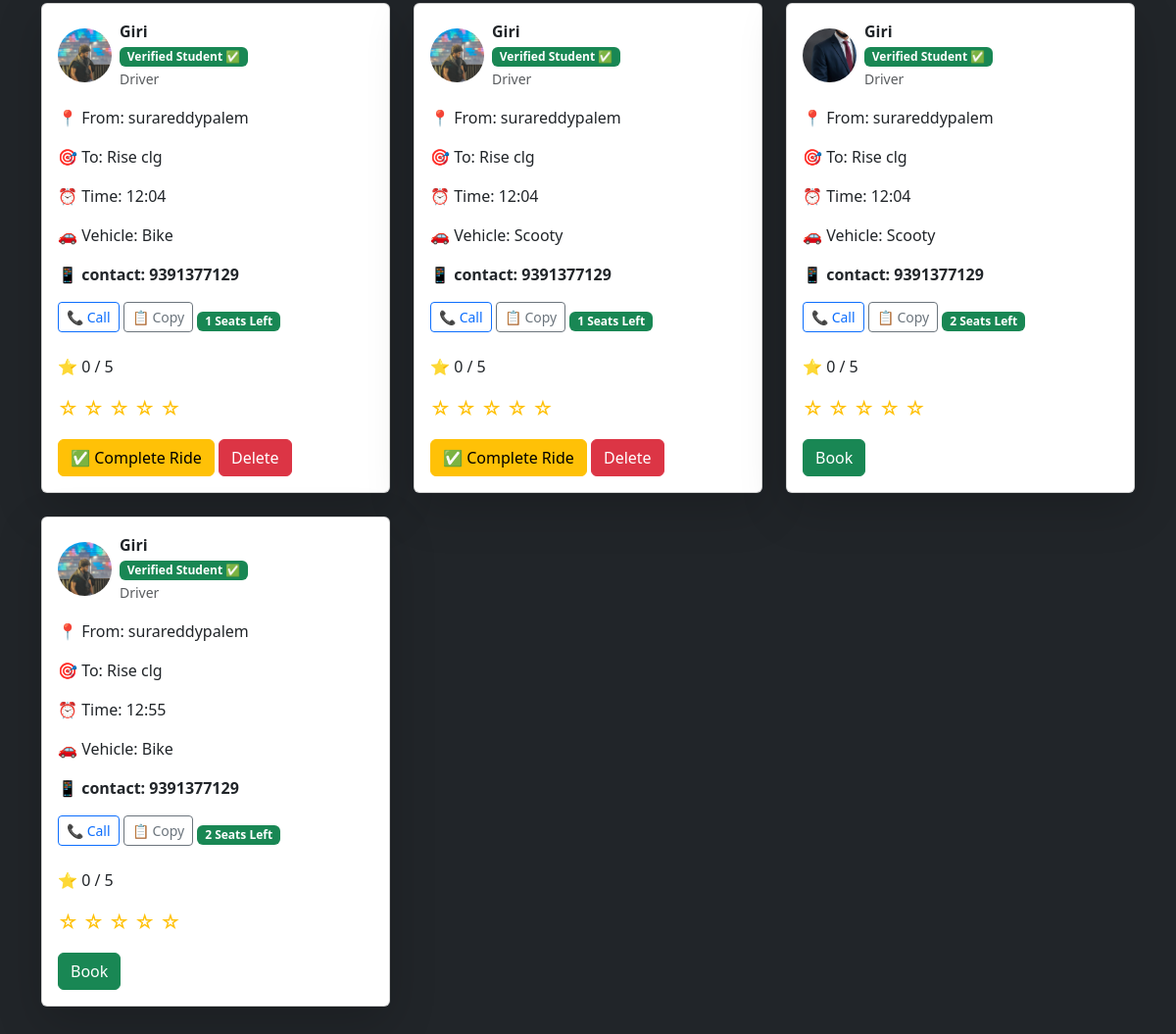
Page / (signed in, lower part) on the earlier database version.
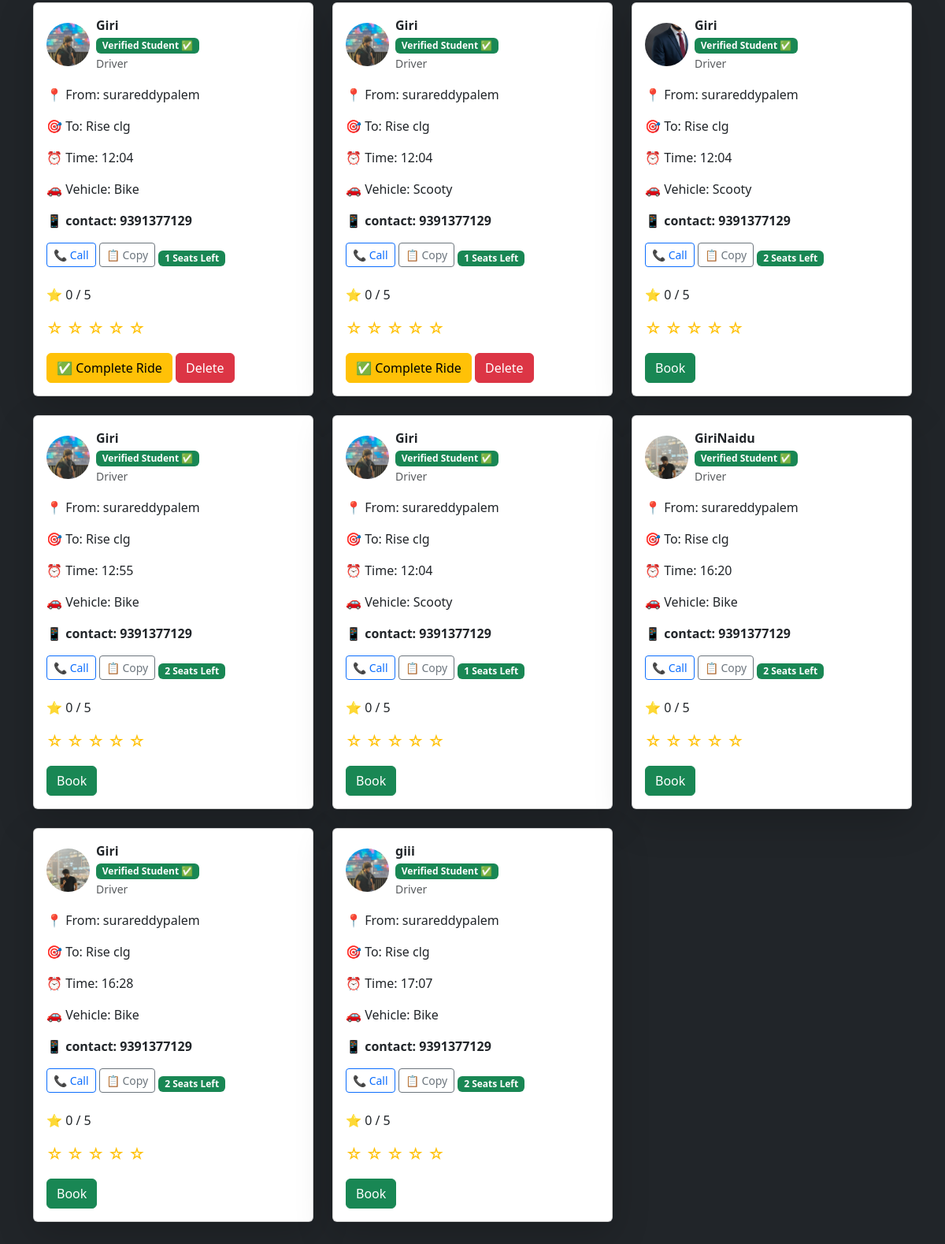
Same page on the later database version.
### tables this page shows
CREATE TABLE rides (
    id INTEGER PRIMARY KEY AUTOINCREMENT,
    username TEXT,
    name TEXT,
    from_location TEXT,
    destination TEXT,
    seats INTEGER,
    time TEXT,
    vehicle TEXT,
    phone TEXT,
    rating INTEGER DEFAULT 0,
    completed INTEGER DEFAULT 0
);

CREATE TABLE users (
    id INTEGER PRIMARY KEY AUTOINCREMENT,
    username TEXT,
    password TEXT,
    image TEXT,
    college_id TEXT,
    email TEXT
);

### app.py (the view, shortened to what this page needs)
@app.route("/", methods=["GET", "POST"])
def home():
    if "user" not in session:
        return redirect("/login")
    conn = connect_db()
    cursor = conn.cursor()
    search = request.args.get("search")
    if search:
        cursor.execute("""
            SELECT rides.id,
                   rides.username,
                   rides.name,
                   rides.from_location,
                   rides.destination,
                   rides.seats,
                   rides.time,
                   rides.vehicle,
                   rides.phone,
                   rides.rating,
                   users.image,
                   users.college_id
            FROM rides
            JOIN users ON rides.username = users.username
            WHERE rides.destination LIKE ?
            AND rides.seats > 0
            AND rides.completed = 0
        """, ('%' + search + '%',))
    else:
        cursor.execute("""
            SELECT rides.id,
                   rides.username,
                   rides.name,
                   rides.from_location,
                   rides.destination,
                   rides.seats,
                   rides.time,
                   rides.vehicle,
                   rides.phone,
                   rides.rating,
                   users.image
            FROM rides
            JOIN users ON rides.username = users.username
            WHERE rides.seats > 0
            AND rides.completed = 0
        """)
    rides = cursor.fetchall()
    conn.close()
    return render_template("index.html", rides=rides, user=session["user"])

### app.py (called while the page is built)
def connect_db():
    return sqlite3.connect("rides.db")

### templates/index.html (shortened to what this page needs)
<!DOCTYPE html>
<html lang="en">
<head>
    <link href="https://cdn.jsdelivr.net/npm/bootstrap@5.3.3/dist/css/bootstrap.min.css" rel="stylesheet">
    <link rel="stylesheet" href="{{ url_for('static', filename='style.css') }}">
</head>
<body class="bg-dark text-white">
<div class="container py-5">
    <div class="row">
        {% for ride in rides %}
        <div class="col-md-4 mb-4">
            <div class="card shadow-lg h-100">
                <div class="card-body">
                    <div class="d-flex align-items-center mb-3">
                        <img src="{{ url_for('uploaded_file', filename=ride[10]) }}"
                            width="55"
                            height="55"
                            class="rounded-circle me-2"
                            style="object-fit:cover;">
                        <div>
                            <strong class="text-dark">
                                {{ ride[2] }}
                            </strong>
                            <br>
                            <span class="badge bg-success">
                                Verified Student ✅
                            </span>
                            <br>
                            <small class="text-muted">
                                Driver
                            </small>
                        </div>
                    </div>
                    <p class="text-dark">📍 From: {{ ride[3] }}</p>
                    <p class="text-dark">🎯 To: {{ ride[4] }}</p>
                    <p class="text-dark">⏰ Time: {{ ride[6] }}</p>
                    <p class="text-dark">🚗 Vehicle: {{ ride[7] }}</p>
                    <p class="text-dark fw-bold">
                        📱 contact: {{ ride[8] }}
                    </p>
                    <a href="tel:{{ ride[8] }}" class="btn btn-outline-primary btn-sm mb-2">
                        📞 Call
                    </a>
                    <button onclick="copyPhone('{{ ride[8] }}')" class="btn btn-outline-secondary btn-sm mb-2">
                        📋 Copy
                    </button>
                    <span class="badge bg-success mb-3">
                        {{ ride[5] }} Seats Left
                    </span>
                    <p class="mt-2 text-dark">
                        ⭐ {{ ride[9] }} / 5
                    </p>
                    <div class="mb-3 fs-5">
                        <a href="/rate/{{ ride[0] }}/1" class="text-warning text-decoration-none">☆</a>
                        <a href="/rate/{{ ride[0] }}/2" class="text-warning text-decoration-none">☆</a>
                        <a href="/rate/{{ ride[0] }}/3" class="text-warning text-decoration-none">☆</a>
                        <a href="/rate/{{ ride[0] }}/4" class="text-warning text-decoration-none">☆</a>
                        <a href="/rate/{{ ride[0] }}/5" class="text-warning text-decoration-none">☆</a>
                    </div>
                    {% if user == ride[1] %}
                        <a href="/complete_ride/{{ ride[0] }}" class="btn btn-warning">
                            ✅ Complete Ride
                        </a>
                        <a href="/delete/{{ ride[0] }}" class="btn btn-danger">
                            Delete
                        </a>
                    {% else %}
                        <a href="/book/{{ ride[0] }}" class="btn btn-success">
                            Book
                        </a>
                    {% endif %}
                </div>
            </div>
        </div>
        {% endfor %}
    </div>
</div>
</body>
</html>

### static/style.css (style rules this page uses)
body { transition: 0.5s; }

Differences in the rows shown:
added rides: image (picture), name "Giri", from_location "surareddypalem", destination "Rise clg", time "12:04", vehicle "Scooty", phone "9391377129", seats "1", rating "0"
added rides: image (picture), name "GiriNaidu", from_location "surareddypalem", destination "Rise clg", time "16:20", vehicle "Bike", phone "9391377129", seats "2", rating "0"
added rides: image (picture), name "Giri", from_location "surareddypalem", destination "Rise clg", time "16:28", vehicle "Bike", phone "9391377129", seats "2", rating "0"
added rides: image (picture), name "giii", from_location "surareddypalem", destination "Rise clg", time "17:07", vehicle "Bike", phone "9391377129", seats "2", rating "0"
